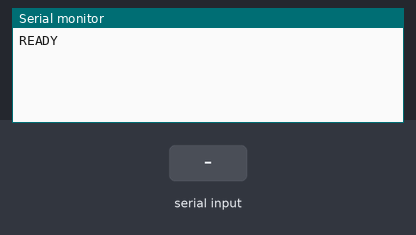
Recording of a sketch running on a simulated Arduino Uno, built with avr-gcc and run on an emulated ATmega328P. On the bench: the last lines printed to the serial monitor. Inputs (shaded band) come from the test bench.

Above: at 1.2 s.
1.3 s: "PING\n" received over Serial
At 2.1 s:
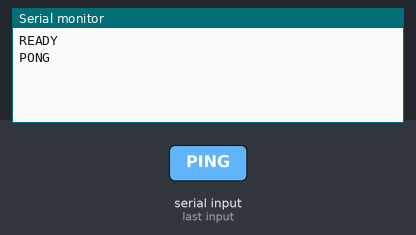
2.8 s: "STATUS\n" received over Serial
At 3.3 s:
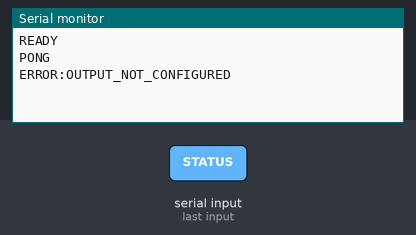
4.3 s: "LED:\n" received over Serial
At 5.5 s:
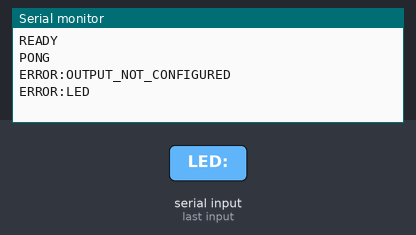
5.8 s: "ON\n" received over Serial
At 6.6 s:
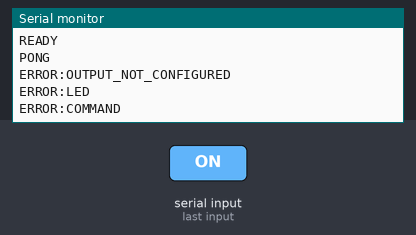

Measured:
- after the input at 1.3 s, the serial monitor: prints a new line at once (image 1)
- after the input at 2.8 s, the serial monitor: prints a new line at once (image 2)
- after the input at 4.3 s, the serial monitor: prints a new line at once (image 3)
- after the input at 5.8 s, the serial monitor: prints a new line at once (image 4)

The sketch:

inventario_leds.ino
```cpp
/* Protocolo de direcciones lógicas 1..24 para Arduino UNO.
   Capa electrónica pendiente: no asigna 24 pines ni energiza salidas.
   Antes de usar hardware, implementar aplicarSalidas() con la expansión elegida.
   Nunca emitir OK si aplicarSalidas() no confirmó la operación.
   Puerto: 9600 baudios, ASCII, un comando terminado en LF.
*/
const byte TOTAL_LEDS = 24;
bool encendidos[TOTAL_LEDS] = {false};
bool salidasConfirmadas = false;
char linea[40];
byte longitud = 0;
bool desbordada = false;

bool aplicarSalidas(const bool *estados) {
  // Punto de integración de la electrónica definitiva, todavía sin configurar.
  (void)estados;
  return false;
}

void aplicarCambio(int led, bool encender, bool todos) {
  bool siguientes[TOTAL_LEDS];
  for (byte i = 0; i < TOTAL_LEDS; ++i)
    siguientes[i] = todos ? false : (i == led - 1 ? encender : encendidos[i]);
  if (!aplicarSalidas(siguientes)) {
    Serial.println(F("ERROR:OUTPUT_NOT_CONFIGURED"));
    return;
  }
  for (byte i = 0; i < TOTAL_LEDS; ++i) encendidos[i] = siguientes[i];
  salidasConfirmadas = true;
  Serial.println(F("OK"));
}

void procesarLinea() {
  if (!strcmp(linea, "PING")) { Serial.println(F("PONG")); return; }
  if (!strcmp(linea, "STATUS")) {
    if (!salidasConfirmadas) { Serial.println(F("ERROR:OUTPUT_NOT_CONFIGURED")); return; }
    Serial.print(F("STATUS:"));
    for (byte i = 0; i < TOTAL_LEDS; ++i) Serial.print(encendidos[i] ? '1' : '0');
    Serial.println(); return;
  }
  if (!strcmp(linea, "ALL:OFF")) { aplicarCambio(0, false, true); return; }
  if (strncmp(linea, "LED:", 4)) { Serial.println(F("ERROR:COMMAND")); return; }
  char *p = linea + 4;
  if (*p < '0' || *p > '9') { Serial.println(F("ERROR:LED")); return; }
  int led = 0;
  byte digitos = 0;
  while (*p >= '0' && *p <= '9') {
    if (++digitos > 2) { Serial.println(F("ERROR:LED")); return; }
    led = led * 10 + (*p++ - '0');
  }
  if (led < 1 || led > TOTAL_LEDS || *p++ != ':') { Serial.println(F("ERROR:LED")); return; }
  if (!strcmp(p, "ON")) aplicarCambio(led, true, false);
  else if (!strcmp(p, "OFF")) aplicarCambio(led, false, false);
  else Serial.println(F("ERROR:COMMAND"));
}

void setup() {
  Serial.begin(9600);
  Serial.println(F("READY"));
}

void loop() {
  while (Serial.available()) {
    char c = Serial.read();
    if (c == '\r') continue;
    if (c == '\n') {
      linea[longitud] = '\0';
      if (desbordada) Serial.println(F("ERROR:LENGTH"));
      else if (longitud) procesarLinea();
      longitud = 0; desbordada = false;
    } else if (c < 32 || c > 126) desbordada = true;
    else if (longitud < sizeof(linea) - 1) linea[longitud++] = c;
    else desbordada = true;
  }
}
```
